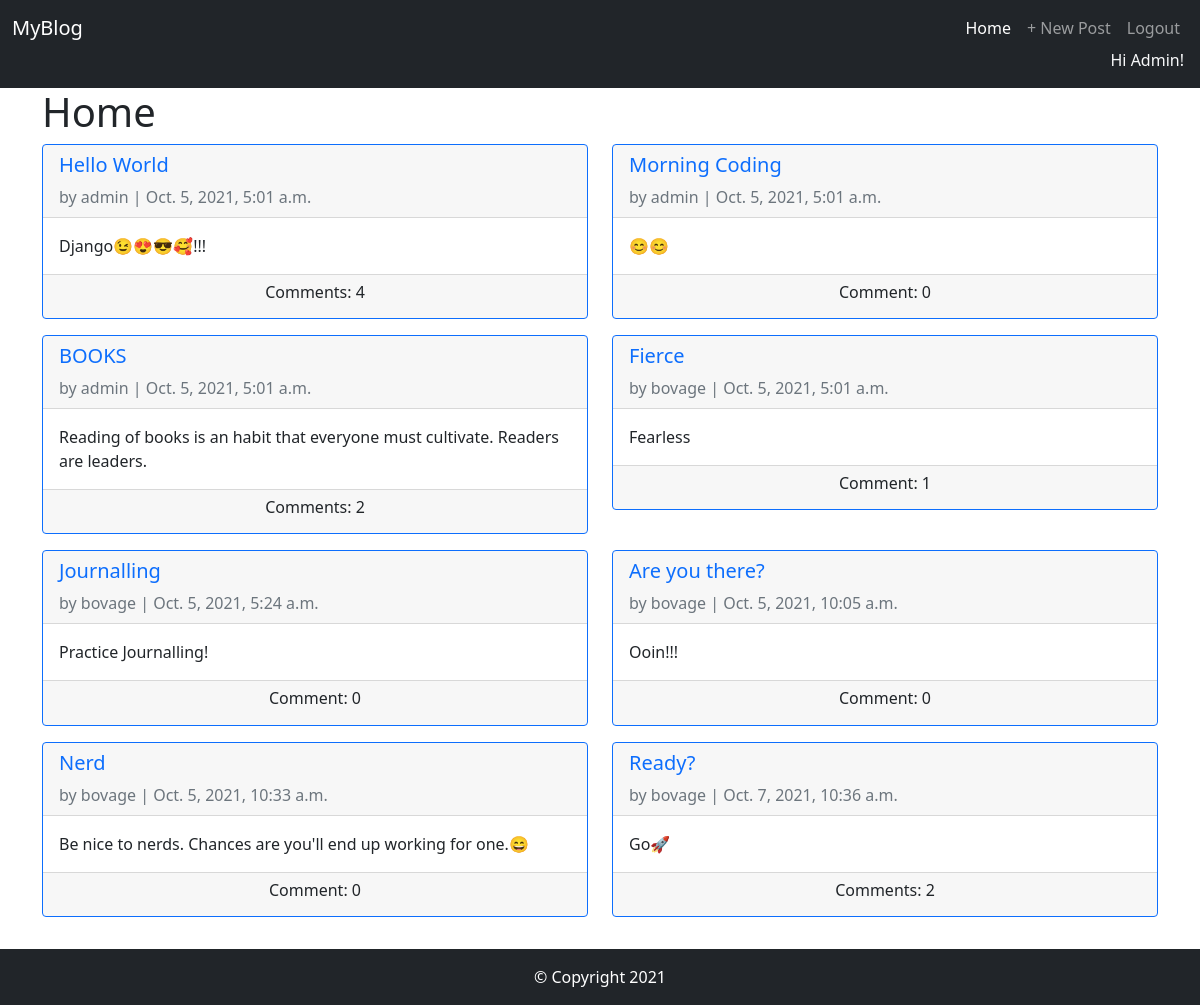
Screenshot of / (signed in) with the database file from the repository.
### pages/models.py (models this page shows, shortened)
class Post(models.Model):
    title = models.CharField(max_length=200)
    date = models.DateTimeField(auto_now_add=True)
    author = models.ForeignKey('auth.User', on_delete=models.CASCADE)
    body = models.TextField()

### pages/views.py (the view)
# urls.py: path('', BlogListView.as_view(), name = 'home'),
class BlogListView(ListView):
    model = Post
    template_name = 'home.html'

### templates/home.html (shortened to what this page needs)
{% extends 'base.html' %}
{% block content %}
<h1>Home</h1>
<div class="row">
    {% for post in object_list %}
    <div class="col-md-6 mb-3">
        <div class="card border-primary">
            <div class="card-header">
                <h5 class="card-title"><a href="{% url 'post_detail' post.pk %}" class="text-decoration-none">{{post.title }}</a></h5>
                <span class="text-muted">by {{ post.author }} | {{ post.date }}</span>
            </div>
            <div class="card-body">
                <p class="card-text">{{ post.body }}</p>
            </div>
            <div class="card-footer text-center">
                {% if post.comments.count > 1 %}
                <h6 class="font-weight-bold">Comments: {{ post.comments.count }}</h6>
                {% else %}
                <h6 class="font-weight-bold">Comment: {{ post.comments.count }}</h6>
                {% endif %}
            </div>
        </div>
    </div>
    {% endfor %}
</div>
{% endblock content %}

### templates/base.html (shortened to what this page needs)
{% load static %}
<!DOCTYPE html>
<html lang="en">
<head>
    <link href="https://cdn.jsdelivr.net/npm/bootstrap@5.1.1/dist/css/bootstrap.min.css" rel="stylesheet"
>
</head>
<body>
    <header class="bg-dark">
        <nav class="navbar navbar-expand-md navbar-dark bg-dark pb-0">
            <div class="container-fluid">
                <a class="navbar-brand" href="{% url 'home' %}">MyBlog</a>
                <div class="collapse navbar-collapse" id="navbarSupportedContent">
                    <ul class="navbar-nav ms-auto mb-2 mb-lg-0">
                        <li class="nav-item">
                            <a class="nav-link active" aria-current="page" href="{% url 'home' %}">Home</a>
                        </li>
                        <li class="nav-item">
                            <a class="nav-link" href="{% url 'post_new' %}">+ New Post</a>
                        </li>
                        {% if user.is_authenticated %}
                        <li class="nav-item">
                            <a class="nav-link" href="{% url 'logout' %}">Logout</a>
                        </li>
                    {% endif %}
                </div>
            </div>
        </nav>
        <div class="d-flex flex-sm-row justify-content-sm-end px-3">
            {% if user.is_authenticated %}
            <p class="text-light">Hi {{ user.username|title }}!</p>
            {% else %}
            <p class="text-light">You are not logged in</p>
            {% endif %}
        </div>
    </header>
    <section id="blog-posts">
        <div class="container-sm">
            {% block content %}
            {% endblock content %}
        </div>
    </section>
    <footer class="bg-dark py-3 mt-3">
        <div class="container-sm text-center text-white">
            &copy; Copyright 2021
        </div>
    </footer>
</body>
</html>

### rows the page displays
Post: title "Hello World", author "admin", date "Oct. 5, 2021, 5:01 a.m.", body "Django😉😍😎🥰!!!", comments.count "4"
Post: title "Morning Coding", author "admin", date "Oct. 5, 2021, 5:01 a.m.", body "😊😊", comments.count "0"
Post: title "BOOKS", author "admin", date "Oct. 5, 2021, 5:01 a.m.", body "Reading of books is an habit that everyone must cultivate. Readers are leaders.", comments.count "2"
Post: title "Fierce", author "bovage", date "Oct. 5, 2021, 5:01 a.m.", body "Fearless", comments.count "1"
Post: title "Journalling", author "bovage", date "Oct. 5, 2021, 5:24 a.m.", body "Practice Journalling!", comments.count "0"
Post: title "Are you there?", author "bovage", date "Oct. 5, 2021, 10:05 a.m.", body "Ooin!!!", comments.count "0"
Post: title "Nerd", author "bovage", date "Oct. 5, 2021, 10:33 a.m.", body "Be nice to nerds. Chances are you'll end up working for one.😄", comments.count "0"
Post: title "Ready?", author "bovage", date "Oct. 7, 2021, 10:36 a.m.", body "Go🚀", comments.count "2"

### other values shown
{{ user.username|title }} "Admin"
